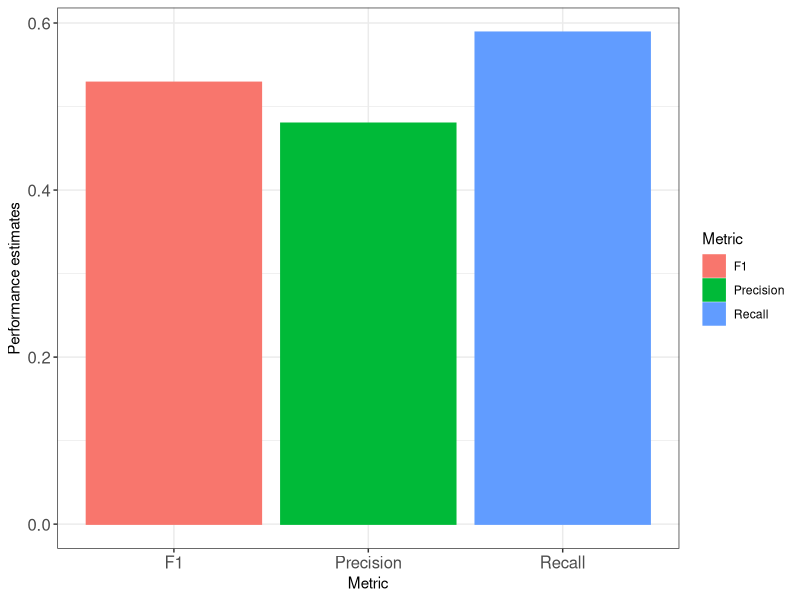

Write R code to recreate this figure.
library(tidyverse)

setwd("/Users/seibi/projects/bmi550/assignment1")

p = tibble(
    value = c(0.529, 0.589, 0.480),
    metric = c("F1","Recall","Precision")) %>% 
    ggplot(aes(metric, value, color = metric, fill =metric)) + 
    geom_bar(stat = "identity") +
    xlab("Metric") + 
    ylab("Performance estimates") +
    theme_bw()+
    scale_fill_discrete(name ="Metric") + 
    scale_color_discrete(name = "Metric") + 
    theme(
        axis.text = element_text(size = 12)
    ) 

ggsave("metric.pdf", p, unit = "in", height = 5, width = 7, dpi = 72)
